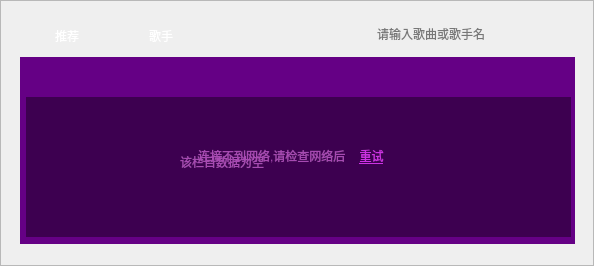
<?xml version="1.0" encoding="UTF-8"?>
<ui version="4.0">
 <class>SongMenuWidget</class>
 <widget class="QWidget" name="SongMenuWidget">
  <property name="geometry">
   <rect>
    <x>0</x>
    <y>0</y>
    <width>594</width>
    <height>266</height>
   </rect>
  </property>
  <property name="contextMenuPolicy">
   <enum>Qt::DefaultContextMenu</enum>
  </property>
  <property name="acceptDrops">
   <bool>false</bool>
  </property>
  <property name="windowTitle">
   <string>SongMenuWidget</string>
  </property>
  <property name="styleSheet">
   <string notr="true"/>
  </property>
  <widget class="QLineEdit" name="lineEdit_search">
   <property name="geometry">
    <rect>
     <x>375</x>
     <y>16</y>
     <width>141</width>
     <height>36</height>
    </rect>
   </property>
   <property name="styleSheet">
    <string notr="true">background-color: rgba(0,0,0,0);
border-width:0;
border-style:outset

</string>
   </property>
   <property name="cursorPosition">
    <number>0</number>
   </property>
   <property name="placeholderText">
    <string>请输入歌曲或歌手名</string>
   </property>
  </widget>
  <widget class="QPushButton" name="pushButton_search">
   <property name="geometry">
    <rect>
     <x>510</x>
     <y>16</y>
     <width>36</width>
     <height>36</height>
    </rect>
   </property>
   <property name="cursor">
    <cursorShape>PointingHandCursor</cursorShape>
   </property>
   <property name="styleSheet">
    <string notr="true">QPushButton{
background-color: rgba(0,0,0,0);
border-width:0;
border-style:outset;
image: url(:/image/SongSelectUI/search.png);
}
QPushButton::hover
{
image: url(:/image/SongSelectUI/searchhover.png);
}
</string>
   </property>
   <property name="text">
    <string/>
   </property>
   <property name="iconSize">
    <size>
     <width>36</width>
     <height>36</height>
    </size>
   </property>
  </widget>
  <widget class="QLabel" name="label_search_bj">
   <property name="geometry">
    <rect>
     <x>360</x>
     <y>16</y>
     <width>186</width>
     <height>36</height>
    </rect>
   </property>
   <property name="styleSheet">
    <string notr="true">background-image: url(:/image/SongSelectUI/sousuobg.png);
background-color: rgba(0,0,0,0);
border-width:0;
border-style:outset</string>
   </property>
   <property name="text">
    <string/>
   </property>
  </widget>
  <widget class="QPushButton" name="pushButton_close">
   <property name="geometry">
    <rect>
     <x>543</x>
     <y>14</y>
     <width>36</width>
     <height>36</height>
    </rect>
   </property>
   <property name="cursor">
    <cursorShape>PointingHandCursor</cursorShape>
   </property>
   <property name="styleSheet">
    <string notr="true">border-image: url(:/image/SongSelectUI/guanbi.png);
background-color: rgba(0,0,0,0);
border-width:0;
border-style:outset</string>
   </property>
   <property name="text">
    <string/>
   </property>
   <property name="icon">
    <iconset>
     <normaloff>:/images/guanbi.png</normaloff>:/images/guanbi.png</iconset>
   </property>
   <property name="iconSize">
    <size>
     <width>36</width>
     <height>36</height>
    </size>
   </property>
  </widget>
  <widget class="QPushButton" name="pushButton_recommend">
   <property name="geometry">
    <rect>
     <x>25</x>
     <y>20</y>
     <width>84</width>
     <height>32</height>
    </rect>
   </property>
   <property name="cursor">
    <cursorShape>PointingHandCursor</cursorShape>
   </property>
   <property name="styleSheet">
    <string notr="true">color: rgb(255, 255, 255);
background-image: url(:/image/SongSelectUI/navhover.png);
background-color: rgba(0,0,0,0);
border-width:0;
border-style:outset</string>
   </property>
   <property name="text">
    <string>推荐</string>
   </property>
   <property name="icon">
    <iconset resource="../../resource/Res.qrc">
     <normaloff>:/image/SongSelectUI/tuijian.png</normaloff>:/image/SongSelectUI/tuijian.png</iconset>
   </property>
   <property name="iconSize">
    <size>
     <width>32</width>
     <height>32</height>
    </size>
   </property>
  </widget>
  <widget class="QPushButton" name="pushButton_singer">
   <property name="geometry">
    <rect>
     <x>119</x>
     <y>20</y>
     <width>84</width>
     <height>32</height>
    </rect>
   </property>
   <property name="cursor">
    <cursorShape>PointingHandCursor</cursorShape>
   </property>
   <property name="styleSheet">
    <string notr="true">color: rgb(255, 255, 255);
background-image: url(:/image/SongSelectUI/nav.png);
background-color: rgba(0,0,0,0);
border-width:0;
border-style:outset</string>
   </property>
   <property name="text">
    <string>歌手</string>
   </property>
   <property name="icon">
    <iconset resource="../../resource/Res.qrc">
     <normaloff>:/image/SongSelectUI/geshou.png</normaloff>:/image/SongSelectUI/geshou.png</iconset>
   </property>
   <property name="iconSize">
    <size>
     <width>32</width>
     <height>32</height>
    </size>
   </property>
  </widget>
  <widget class="QWidget" name="widget_letterIndex" native="true">
   <property name="geometry">
    <rect>
     <x>139</x>
     <y>66</y>
     <width>431</width>
     <height>30</height>
    </rect>
   </property>
   <property name="styleSheet">
    <string notr="true">#widget_letterIndex{border-image: url(:/image/SongSelectUI/zmbg1.png);}</string>
   </property>
   <widget class="QWidget" name="horizontalLayoutWidget">
    <property name="geometry">
     <rect>
      <x>20</x>
      <y>0</y>
      <width>391</width>
      <height>31</height>
     </rect>
    </property>
    <layout class="QHBoxLayout" name="horizontalLayout">
     <property name="spacing">
      <number>1</number>
     </property>
    </layout>
   </widget>
  </widget>
  <widget class="QFrame" name="frame_main">
   <property name="geometry">
    <rect>
     <x>0</x>
     <y>0</y>
     <width>594</width>
     <height>266</height>
    </rect>
   </property>
   <property name="styleSheet">
    <string notr="true">#frame_main{border-image: url(:/image/SongSelectUI/bg.png);}
</string>
   </property>
   <property name="frameShape">
    <enum>QFrame::StyledPanel</enum>
   </property>
   <property name="frameShadow">
    <enum>QFrame::Raised</enum>
   </property>
   <widget class="QStackedWidget" name="stackedWidget_left">
    <property name="geometry">
     <rect>
      <x>14</x>
      <y>54</y>
      <width>119</width>
      <height>193</height>
     </rect>
    </property>
    <property name="styleSheet">
     <string notr="true">background-color: rgb(255, 255, 255);
background-color: rgba(0,0,0,0);
border-width:0;
border-style:outset;
</string>
    </property>
    <widget class="QWidget" name="page_recommend"/>
    <widget class="QWidget" name="page_singer">
     <widget class="QPushButton" name="pushButton_manSinger">
      <property name="geometry">
       <rect>
        <x>10</x>
        <y>10</y>
        <width>98</width>
        <height>32</height>
       </rect>
      </property>
      <property name="cursor">
       <cursorShape>PointingHandCursor</cursorShape>
      </property>
      <property name="styleSheet">
       <string notr="true">image: url(:/image/SongSelectUI/bthover.png);
color: rgb(255, 255, 255);</string>
      </property>
      <property name="text">
       <string>男歌手</string>
      </property>
     </widget>
     <widget class="QPushButton" name="pushButton_womanSinger">
      <property name="geometry">
       <rect>
        <x>10</x>
        <y>58</y>
        <width>98</width>
        <height>32</height>
       </rect>
      </property>
      <property name="cursor">
       <cursorShape>PointingHandCursor</cursorShape>
      </property>
      <property name="styleSheet">
       <string notr="true">image: url(:/image/SongSelectUI/bt.png);
color: rgb(255, 255, 255);</string>
      </property>
      <property name="text">
       <string>女歌手</string>
      </property>
     </widget>
     <widget class="QPushButton" name="pushButton_singerGroup">
      <property name="geometry">
       <rect>
        <x>10</x>
        <y>106</y>
        <width>98</width>
        <height>32</height>
       </rect>
      </property>
      <property name="cursor">
       <cursorShape>PointingHandCursor</cursorShape>
      </property>
      <property name="styleSheet">
       <string notr="true">image: url(:/image/SongSelectUI/bt.png);
color: rgb(255, 255, 255);</string>
      </property>
      <property name="text">
       <string>组合</string>
      </property>
     </widget>
     <widget class="QPushButton" name="pushButton_foreignSinger">
      <property name="geometry">
       <rect>
        <x>10</x>
        <y>154</y>
        <width>98</width>
        <height>32</height>
       </rect>
      </property>
      <property name="cursor">
       <cursorShape>PointingHandCursor</cursorShape>
      </property>
      <property name="styleSheet">
       <string notr="true">image: url(:/image/SongSelectUI/bt.png);
color: rgb(255, 255, 255);</string>
      </property>
      <property name="text">
       <string>国外</string>
      </property>
     </widget>
    </widget>
   </widget>
   <widget class="QStackedWidget" name="stackedWidget_right">
    <property name="geometry">
     <rect>
      <x>133</x>
      <y>57</y>
      <width>441</width>
      <height>187</height>
     </rect>
    </property>
    <property name="styleSheet">
     <string notr="true"/>
    </property>
    <property name="currentIndex">
     <number>1</number>
    </property>
    <widget class="QWidget" name="page_recommendResult">
     <property name="styleSheet">
      <string notr="true">#page_recommendResult{
border-image: url(:/image/SongSelectUI/bg2.png);
}</string>
     </property>
     <widget class="QListWidget" name="listWidget_recommendResult">
      <property name="enabled">
       <bool>true</bool>
      </property>
      <property name="geometry">
       <rect>
        <x>5</x>
        <y>46</y>
        <width>431</width>
        <height>138</height>
       </rect>
      </property>
      <property name="autoFillBackground">
       <bool>true</bool>
      </property>
      <property name="styleSheet">
       <string notr="true">
QListWidget
{
	background-color: rgb(61, 0, 80);
	border-width:0; 
	border-style:outset; 
}

QScrollBar::sub-page:vertical{
	background-color: rgb(54, 0, 57);
}

QScrollBar::add-page:vertical{
	background-color: rgb(54, 0, 57);
}

QScrollBar:vertical {

    margin-top: 16px;
    margin-bottom: 16px;
	border-right:2px solid #763575;
	border-left:2px solid #763575;
	border-bottom:1px solid #763575;
}

QScrollBar::handle:vertical {
    min-height: 14px;
	border-image: url(:/image/SongSelectUI/gdt.png);
}

QScrollBar::sub-line:vertical {
    height: 16px;
    subcontrol-position: top;
    subcontrol-origin: margin;
	border-image: url(:/image/SongSelectUI/gdtT.png);
	border-right:1px solid #763575;
	border-left:1px solid #763575;
	border-top:1px solid #763575;
	border-bottom:1px solid #763575;
}
QScrollBar::add-line:vertical {
    height: 16px;
    subcontrol-position: bottom;
    subcontrol-origin: margin;
	border-image: url(:/image/SongSelectUI/gdtB.png);
	border-right:1px solid #763575;
	border-left:1px solid #763575;
	border-top:1px solid #763575;
}</string>
      </property>
      <property name="horizontalScrollBarPolicy">
       <enum>Qt::ScrollBarAlwaysOff</enum>
      </property>
      <property name="autoScroll">
       <bool>true</bool>
      </property>
     </widget>
    </widget>
    <widget class="QWidget" name="page_singerResult">
     <property name="styleSheet">
      <string notr="true">#page_singerResult{
border-image: url(:/image/SongSelectUI/bg2.png);
}</string>
     </property>
     <widget class="QListWidget" name="listWidget_singerResult">
      <property name="geometry">
       <rect>
        <x>5</x>
        <y>46</y>
        <width>431</width>
        <height>138</height>
       </rect>
      </property>
      <property name="styleSheet">
       <string notr="true">QListWidget
{
	background-color: rgb(61, 0, 80);
	border-width:0; 
	border-style:outset; 
}

QScrollBar::sub-page:vertical{
	background-color: rgb(54, 0, 57);
}

QScrollBar::add-page:vertical{
	background-color: rgb(54, 0, 57);
}

QScrollBar:vertical {

    margin-top: 16px;
    margin-bottom: 16px;
	border-right:2px solid #763575;
	border-left:2px solid #763575;
	border-bottom:1px solid #763575;
}

QScrollBar::handle:vertical {
    min-height: 14px;
	border-image: url(:/image/SongSelectUI/gdt.png);
}

QScrollBar::sub-line:vertical {
    height: 16px;
    subcontrol-position: top;
    subcontrol-origin: margin;
	border-image: url(:/image/SongSelectUI/gdtT.png);
	border-right:1px solid #763575;
	border-left:1px solid #763575;
	border-top:1px solid #763575;
	border-bottom:1px solid #763575;
}
QScrollBar::add-line:vertical {
    height: 16px;
    subcontrol-position: bottom;
    subcontrol-origin: margin;
	border-image: url(:/image/SongSelectUI/gdtB.png);
	border-right:1px solid #763575;
	border-left:1px solid #763575;
	border-top:1px solid #763575;
}</string>
      </property>
      <property name="horizontalScrollBarPolicy">
       <enum>Qt::ScrollBarAlwaysOff</enum>
      </property>
     </widget>
    </widget>
   </widget>
  </widget>
  <widget class="QWidget" name="widget_singerAllSong" native="true">
   <property name="geometry">
    <rect>
     <x>20</x>
     <y>57</y>
     <width>555</width>
     <height>187</height>
    </rect>
   </property>
   <property name="styleSheet">
    <string notr="true">#widget_singerAllSong{background-color: rgb(101, 0, 133);}
</string>
   </property>
   <widget class="QListWidget" name="listWidget_singerAllSong">
    <property name="geometry">
     <rect>
      <x>6</x>
      <y>40</y>
      <width>545</width>
      <height>140</height>
     </rect>
    </property>
    <property name="styleSheet">
     <string notr="true">
QListWidget
{
	background-color: rgb(61, 0, 80);
	border-width:0; 
	border-style:outset; 
}

QScrollBar::sub-page:vertical{
	background-color: rgb(54, 0, 57);
}

QScrollBar::add-page:vertical{
	background-color: rgb(54, 0, 57);
}

QScrollBar:vertical {

    margin-top: 16px;
    margin-bottom: 16px;
	border-right:2px solid #763575;
	border-left:2px solid #763575;
	border-bottom:1px solid #763575;
}

QScrollBar::handle:vertical {
    min-height: 14px;
	border-image: url(:/image/SongSelectUI/gdt.png);
}

QScrollBar::sub-line:vertical {
    height: 16px;
    subcontrol-position: top;
    subcontrol-origin: margin;
	border-image: url(:/image/SongSelectUI/gdtT.png);
	border-right:1px solid #763575;
	border-left:1px solid #763575;
	border-top:1px solid #763575;
	border-bottom:1px solid #763575;
}
QScrollBar::add-line:vertical {
    height: 16px;
    subcontrol-position: bottom;
    subcontrol-origin: margin;
	border-image: url(:/image/SongSelectUI/gdtB.png);
	border-right:1px solid #763575;
	border-left:1px solid #763575;
	border-top:1px solid #763575;
}</string>
    </property>
    <property name="horizontalScrollBarPolicy">
     <enum>Qt::ScrollBarAlwaysOff</enum>
    </property>
   </widget>
   <widget class="QLabel" name="label_showSingerSongCount">
    <property name="geometry">
     <rect>
      <x>34</x>
      <y>6</y>
      <width>511</width>
      <height>30</height>
     </rect>
    </property>
    <property name="styleSheet">
     <string notr="true"/>
    </property>
    <property name="text">
     <string/>
    </property>
   </widget>
   <widget class="QLabel" name="label_showSingerSongCount_bj">
    <property name="geometry">
     <rect>
      <x>6</x>
      <y>6</y>
      <width>544</width>
      <height>30</height>
     </rect>
    </property>
    <property name="styleSheet">
     <string notr="true">#label_showSingerSongCount_bj{
	border-image: url(:/image/SongSelectUI/zmbg2.png);
}</string>
    </property>
    <property name="text">
     <string/>
    </property>
   </widget>
  </widget>
  <widget class="QWidget" name="widget_cacheing" native="true">
   <property name="geometry">
    <rect>
     <x>20</x>
     <y>62</y>
     <width>447</width>
     <height>183</height>
    </rect>
   </property>
   <widget class="QLabel" name="label_loading">
    <property name="geometry">
     <rect>
      <x>263</x>
      <y>86</y>
      <width>30</width>
      <height>30</height>
     </rect>
    </property>
    <property name="text">
     <string/>
    </property>
   </widget>
   <widget class="QPushButton" name="pushButton_retry">
    <property name="geometry">
     <rect>
      <x>334</x>
      <y>82</y>
      <width>35</width>
      <height>23</height>
     </rect>
    </property>
    <property name="cursor">
     <cursorShape>PointingHandCursor</cursorShape>
    </property>
    <property name="styleSheet">
     <string notr="true">background-color: rgba(0,0,0,0);
border-width:0;
border-style:outset;
color: rgb(205, 50, 227);
font: 10pt &quot;Arial&quot;;
text-decoration: underline;</string>
    </property>
    <property name="text">
     <string>重试</string>
    </property>
   </widget>
   <widget class="QLabel" name="label_hint">
    <property name="geometry">
     <rect>
      <x>178</x>
      <y>82</y>
      <width>160</width>
      <height>23</height>
     </rect>
    </property>
    <property name="styleSheet">
     <string notr="true">color: rgb(167, 74, 178);
font: 10pt &quot;Arial&quot;;</string>
    </property>
    <property name="text">
     <string>连接不到网络,请检查网络后</string>
    </property>
   </widget>
   <widget class="QLabel" name="label_DataIsEmpty">
    <property name="geometry">
     <rect>
      <x>160</x>
      <y>88</y>
      <width>99</width>
      <height>23</height>
     </rect>
    </property>
    <property name="styleSheet">
     <string notr="true">color: rgb(167, 74, 178);
font: 10pt &quot;Arial&quot;;</string>
    </property>
    <property name="text">
     <string>该栏目数据为空</string>
    </property>
   </widget>
  </widget>
  <zorder>frame_main</zorder>
  <zorder>label_search_bj</zorder>
  <zorder>lineEdit_search</zorder>
  <zorder>pushButton_recommend</zorder>
  <zorder>pushButton_singer</zorder>
  <zorder>pushButton_search</zorder>
  <zorder>widget_letterIndex</zorder>
  <zorder>widget_singerAllSong</zorder>
  <zorder>pushButton_close</zorder>
  <zorder>widget_cacheing</zorder>
 </widget>
 <layoutdefault spacing="6" margin="11"/>
 <tabstops>
  <tabstop>pushButton_recommend</tabstop>
  <tabstop>pushButton_singer</tabstop>
  <tabstop>lineEdit_search</tabstop>
  <tabstop>pushButton_search</tabstop>
  <tabstop>listWidget_singerAllSong</tabstop>
  <tabstop>listWidget_recommendResult</tabstop>
  <tabstop>pushButton_close</tabstop>
  <tabstop>pushButton_womanSinger</tabstop>
  <tabstop>pushButton_singerGroup</tabstop>
  <tabstop>pushButton_foreignSinger</tabstop>
  <tabstop>pushButton_manSinger</tabstop>
  <tabstop>listWidget_singerResult</tabstop>
 </tabstops>
 <resources>
  <include location="../../resource/Res.qrc"/>
 </resources>
 <connections/>
 <designerdata>
  <property name="gridDeltaX">
   <number>2</number>
  </property>
  <property name="gridDeltaY">
   <number>2</number>
  </property>
  <property name="gridSnapX">
   <bool>true</bool>
  </property>
  <property name="gridSnapY">
   <bool>true</bool>
  </property>
  <property name="gridVisible">
   <bool>true</bool>
  </property>
 </designerdata>
</ui>
